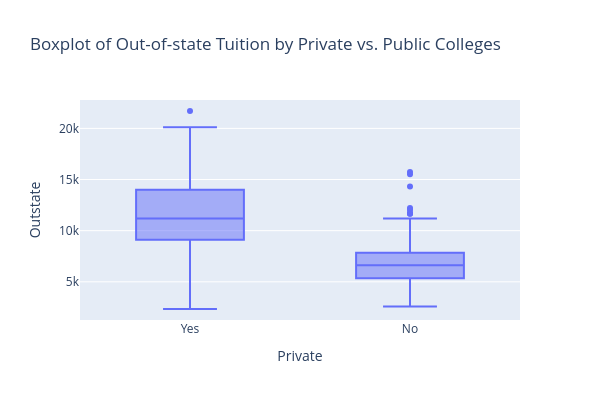

Write notebook code for a chart like this one.
### Markdown cell above
(e) Produce side-by-side boxplots of Outstate versus Private.

### Code cell
fig = px.box(
    data_frame=college,
    x="Private",
    y="Outstate",
    title="Boxplot of Out-of-state Tuition by Private vs. Public Colleges",
)

fig.update_layout(width=600, height=400)

fig.show()

### Figure 1 — Plotly figure (JSON) as saved in the notebook; plotly's stock layout.template omitted (floating-point values rounded to 4 significant figures; data arrays with more than 128 entries replaced by an {"elided": "..."} marker saying what was removed)
{"data": [{"alignmentgroup": "True", "hovertemplate": "Private=%{x}<br>Outstate=%{y}<extra></extra>", "legendgroup": "", "marker": {"color": "#636efa"}, "name": "", "notched": false, "offsetgroup": "", "orientation": "v", "showlegend": false, "type": "box", "x": {"elided": "777 str values"}, "x0": " ", "xaxis": "x", "y": {"elided": "777 int values"}, "y0": " ", "yaxis": "y"}], "layout": {"boxmode": "group", "height": 400, "legend": {"tracegroupgap": 0}, "title": {"text": "Boxplot of Out-of-state Tuition by Private vs. Public Colleges"}, "width": 600, "xaxis": {"anchor": "y", "domain": [0, 1], "title": {"text": "Private"}}, "yaxis": {"anchor": "x", "domain": [0, 1], "title": {"text": "Outstate"}}}}
